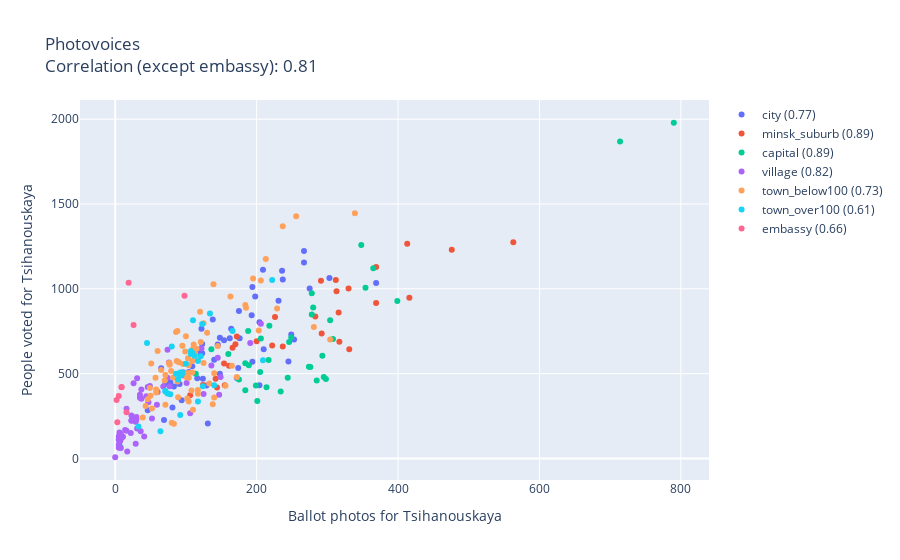

Notebook source saved alongside this figure:
### Code cell
draw_chart('tihanovkaja', 'photoVoices', 'Ballot photos for Tsihanouskaya')
